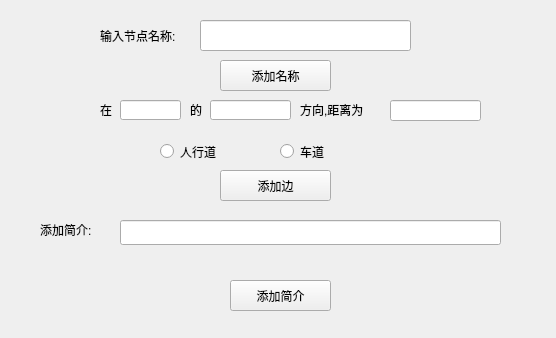
<?xml version="1.0" encoding="UTF-8"?>
<ui version="4.0">
 <class>add</class>
 <widget class="QWidget" name="add">
  <property name="geometry">
   <rect>
    <x>0</x>
    <y>0</y>
    <width>556</width>
    <height>338</height>
   </rect>
  </property>
  <property name="windowTitle">
   <string>Form</string>
  </property>
  <widget class="QLabel" name="label">
   <property name="geometry">
    <rect>
     <x>100</x>
     <y>20</y>
     <width>131</width>
     <height>31</height>
    </rect>
   </property>
   <property name="text">
    <string>输入节点名称:</string>
   </property>
  </widget>
  <widget class="QLineEdit" name="name">
   <property name="geometry">
    <rect>
     <x>200</x>
     <y>20</y>
     <width>211</width>
     <height>31</height>
    </rect>
   </property>
  </widget>
  <widget class="QLabel" name="label_2">
   <property name="geometry">
    <rect>
     <x>100</x>
     <y>100</y>
     <width>69</width>
     <height>19</height>
    </rect>
   </property>
   <property name="text">
    <string>在</string>
   </property>
  </widget>
  <widget class="QLineEdit" name="addm">
   <property name="geometry">
    <rect>
     <x>120</x>
     <y>100</y>
     <width>61</width>
     <height>20</height>
    </rect>
   </property>
  </widget>
  <widget class="QLabel" name="label_3">
   <property name="geometry">
    <rect>
     <x>190</x>
     <y>100</y>
     <width>69</width>
     <height>19</height>
    </rect>
   </property>
   <property name="text">
    <string>的</string>
   </property>
  </widget>
  <widget class="QLineEdit" name="addf">
   <property name="geometry">
    <rect>
     <x>210</x>
     <y>100</y>
     <width>81</width>
     <height>20</height>
    </rect>
   </property>
  </widget>
  <widget class="QLabel" name="label_4">
   <property name="geometry">
    <rect>
     <x>300</x>
     <y>100</y>
     <width>91</width>
     <height>19</height>
    </rect>
   </property>
   <property name="text">
    <string>方向,距离为</string>
   </property>
  </widget>
  <widget class="QLineEdit" name="addlen">
   <property name="geometry">
    <rect>
     <x>390</x>
     <y>100</y>
     <width>91</width>
     <height>21</height>
    </rect>
   </property>
  </widget>
  <widget class="QPushButton" name="addp">
   <property name="geometry">
    <rect>
     <x>220</x>
     <y>170</y>
     <width>111</width>
     <height>31</height>
    </rect>
   </property>
   <property name="text">
    <string>添加边</string>
   </property>
  </widget>
  <widget class="QPushButton" name="addname">
   <property name="geometry">
    <rect>
     <x>220</x>
     <y>60</y>
     <width>111</width>
     <height>31</height>
    </rect>
   </property>
   <property name="text">
    <string>添加名称</string>
   </property>
  </widget>
  <widget class="QLabel" name="tishi">
   <property name="geometry">
    <rect>
     <x>410</x>
     <y>20</y>
     <width>141</width>
     <height>31</height>
    </rect>
   </property>
   <property name="text">
    <string/>
   </property>
  </widget>
  <widget class="QLabel" name="tishi1">
   <property name="geometry">
    <rect>
     <x>380</x>
     <y>130</y>
     <width>161</width>
     <height>21</height>
    </rect>
   </property>
   <property name="text">
    <string/>
   </property>
  </widget>
  <widget class="QRadioButton" name="peo">
   <property name="geometry">
    <rect>
     <x>160</x>
     <y>140</y>
     <width>118</width>
     <height>23</height>
    </rect>
   </property>
   <property name="text">
    <string>人行道</string>
   </property>
  </widget>
  <widget class="QRadioButton" name="car">
   <property name="geometry">
    <rect>
     <x>280</x>
     <y>140</y>
     <width>118</width>
     <height>23</height>
    </rect>
   </property>
   <property name="text">
    <string>车道</string>
   </property>
  </widget>
  <widget class="QLabel" name="label_5">
   <property name="geometry">
    <rect>
     <x>40</x>
     <y>220</y>
     <width>81</width>
     <height>19</height>
    </rect>
   </property>
   <property name="text">
    <string>添加简介:</string>
   </property>
  </widget>
  <widget class="QLineEdit" name="jj">
   <property name="geometry">
    <rect>
     <x>120</x>
     <y>220</y>
     <width>381</width>
     <height>25</height>
    </rect>
   </property>
  </widget>
  <widget class="QLabel" name="tishi2">
   <property name="geometry">
    <rect>
     <x>390</x>
     <y>260</y>
     <width>101</width>
     <height>21</height>
    </rect>
   </property>
   <property name="text">
    <string/>
   </property>
  </widget>
  <widget class="QPushButton" name="pushButton">
   <property name="geometry">
    <rect>
     <x>230</x>
     <y>280</y>
     <width>101</width>
     <height>31</height>
    </rect>
   </property>
   <property name="text">
    <string>添加简介</string>
   </property>
  </widget>
 </widget>
 <resources/>
 <connections/>
</ui>
